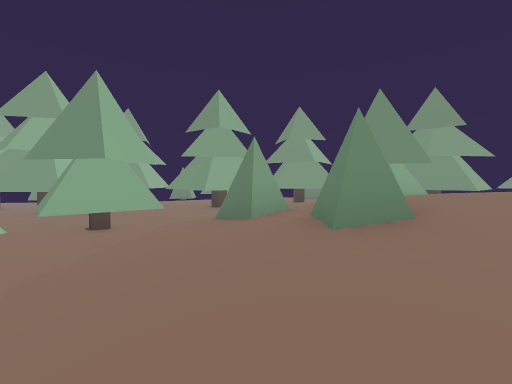
[1] (above)

24 first-person views from a walk through a 3-D level made in the Unity game engine. The camera is 1.4 m above the floor, tilts 2° down and sees 90° across. The floor is counted in squares, 2 m on a side. Each view is taken from the middle of a square. On the plan, view 1 faces up. The plan holds only what a view shows up to about 9 squares ahead; the rest is blank. The place goes on beyond the plan.

[2]
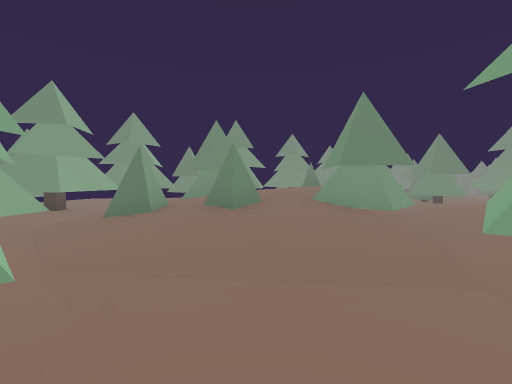

[3]
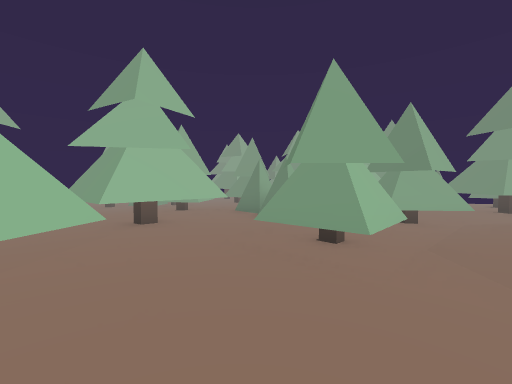

[4]
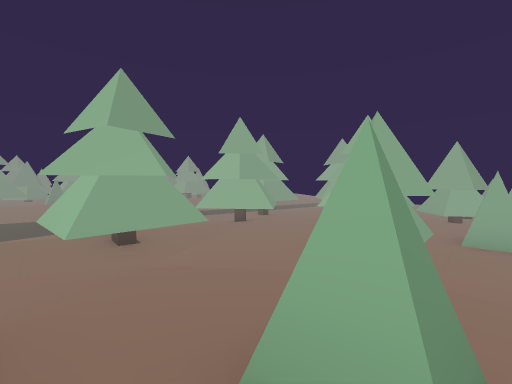

[5]
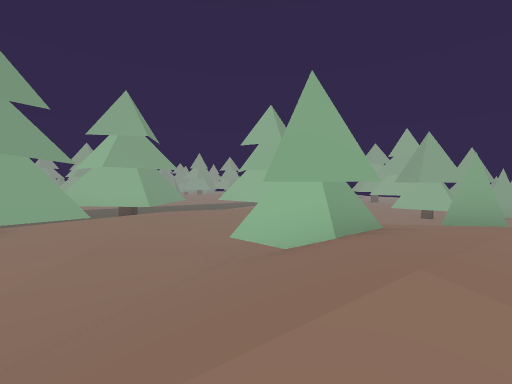

[6]
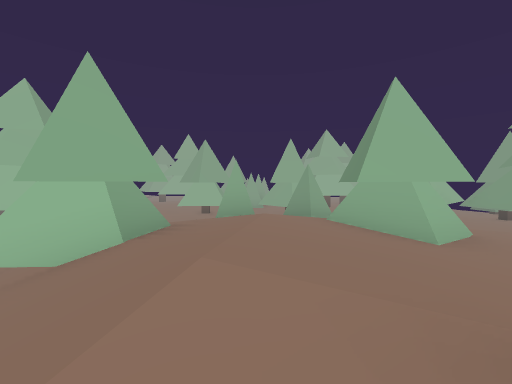

[7]
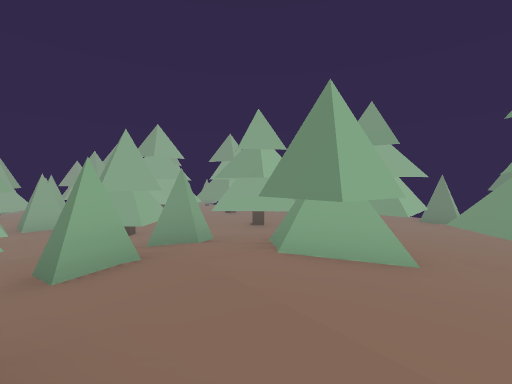

[8]
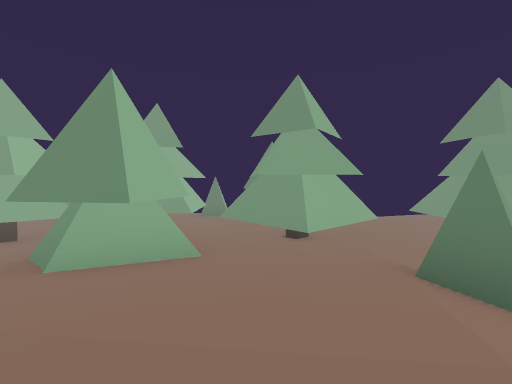

[9]
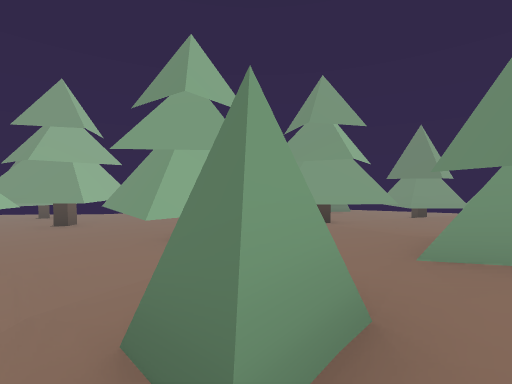

[10]
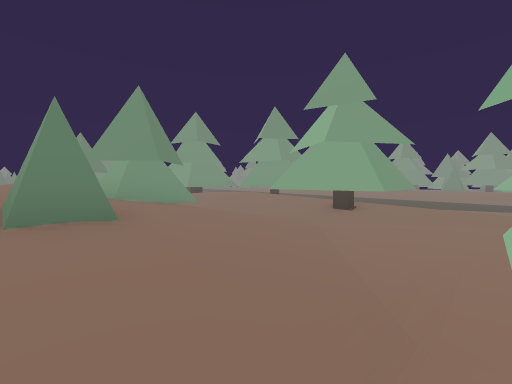

[11]
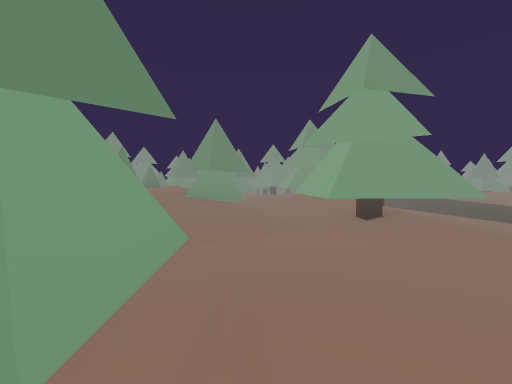

[12]
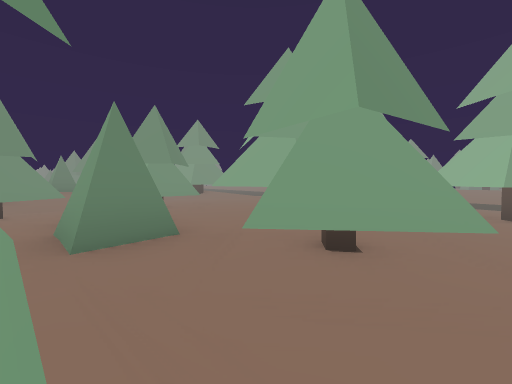

[13]
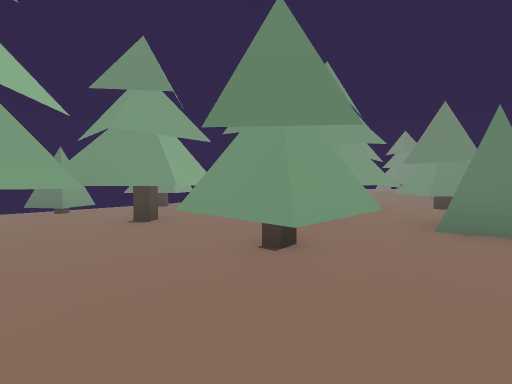

[14]
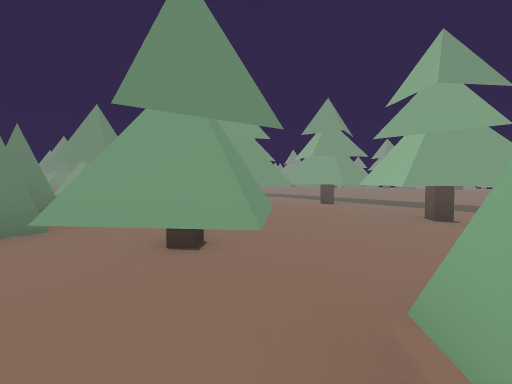

[15]
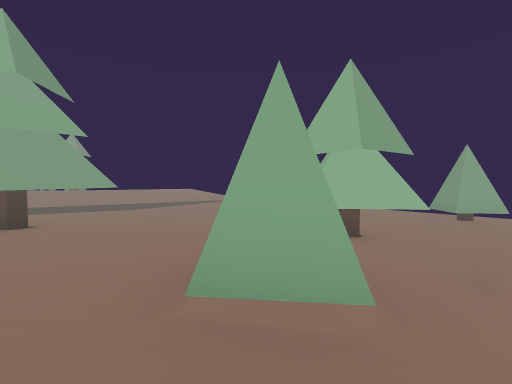

[16]
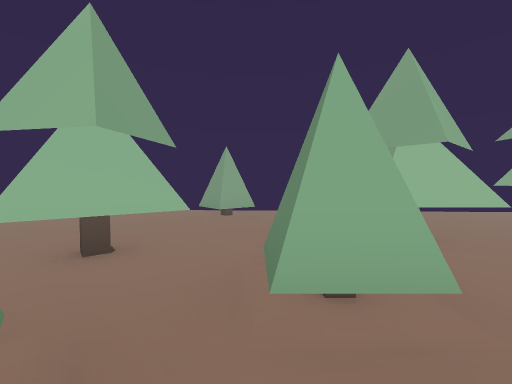

[17]
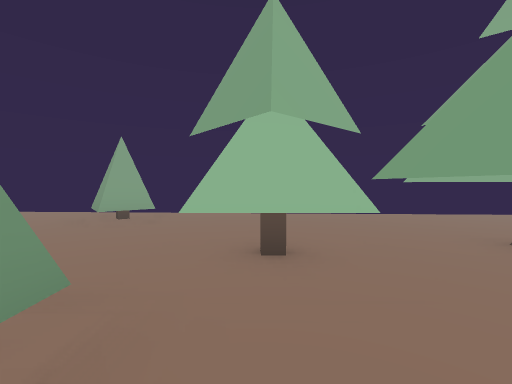

[18]
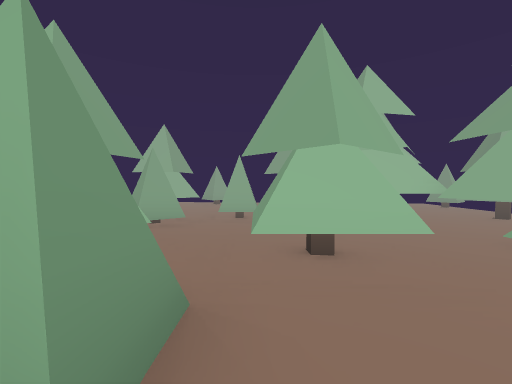

[19]
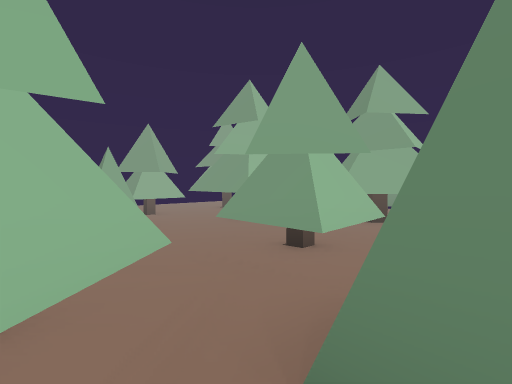

[20]
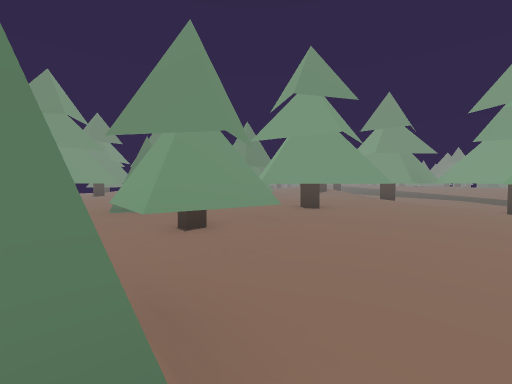

[21]
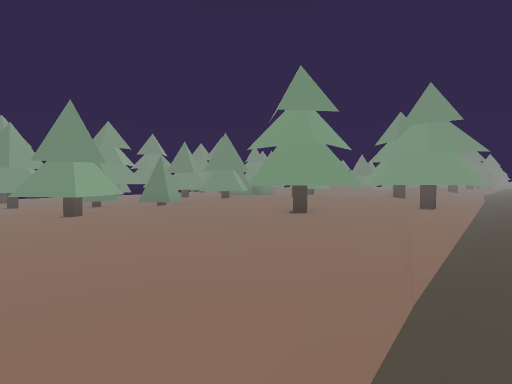

[22]
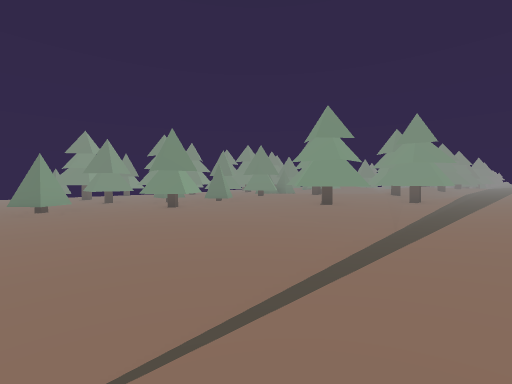

[23]
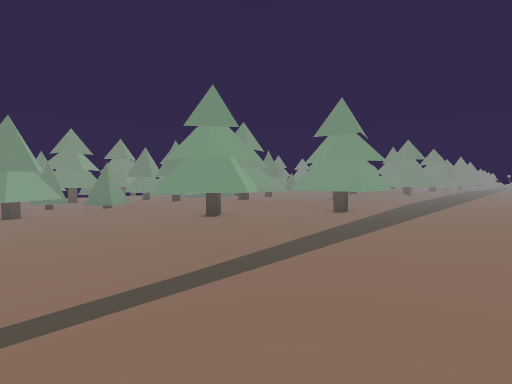

[24]
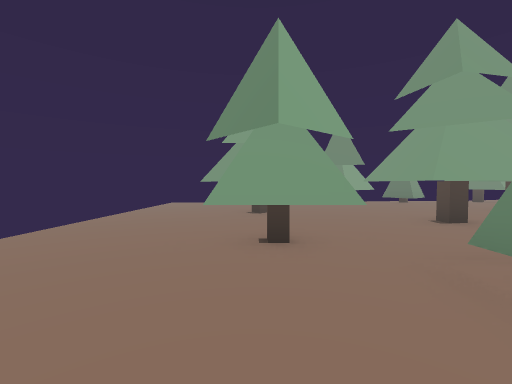

### Floor plan
Key: @ floor where view 1 was taken; # wall or solid block; x gap in a wall; . main floor; : floor 0.25 m higher than the main floor; + floor 0.5 m higher than the main floor; * floor 0.75 m higher than the main floor; % floor 1 m higher than the main floor; & floor 1.25 m higher than the main floor; $ floor 1.75 m higher than the main floor; / step, stairs or slope; T thing the floor can be seen under or through.
Columns run from 17 left of view 1 to 6 right of it. Each row starts with its distance up from view 1.
 12        .....:     +##+::
 11 .. ..  :#:##://   +//+:/
 10 ..... #::::## :## +++##
  9 ...  :::: ::##++++##//*
  8 ..###.::### ##++#+##/*
  7 ...#..##:#: ##+###///###
  6 ...##.##::: ##++#////%#*
  5 ...##.:::#+####+///##///
  4 .....#:::#++++##/#/////#
  3 .....x:::x+##+x+//#/$///
  2 .#..####x##+++##////////
  1 ....##::+####+##////#///
  0 ...:..::++###++++@//////
 -1 .:::..::+++##++++##////#
 -2 :::...:TTT+++*#//##///&#
 -3 :::...:TTT+++###/##/##
 -4 :::...::::#### /////###
 -5 ::......::###+++::/// /
 -6 :////////+++++++++++***
 -7 /////////++++++++******
 -8     //////////////// //
 -9        //      /% %%

Where each view was taken, in squares from view 1:
view 1: 0 up, 0 right, facing up
view 2: 1 down, 2 left, facing up-right
view 3: 2 down, 1 left, facing up-left
view 4: 3 up, 2 right, facing down-left
view 5: 3 up, 6 right, facing down-left
view 6: 3 up, 6 right, facing left
view 7: 2 up, 4 right, facing up-left
view 8: 2 up, 4 right, facing up
view 9: 3 up, 0 right, facing up
view 10: 3 up, 2 left, facing down-right
view 11: 0 up, 4 left, facing right
view 12: 4 up, 9 left, facing down-right
view 13: 3 up, 10 left, facing up-right
view 14: 3 up, 10 left, facing down-right
view 15: 3 up, 9 left, facing down-left
view 16: 3 up, 10 left, facing left
view 17: 5 up, 11 left, facing left
view 18: 4 up, 5 left, facing left
view 19: 2 up, 6 left, facing up-left
view 20: 1 up, 11 left, facing right
view 21: 6 down, 14 left, facing up-right
view 22: 7 down, 17 left, facing up-right
view 23: 8 down, 13 left, facing up-right
view 24: 2 up, 14 left, facing up
